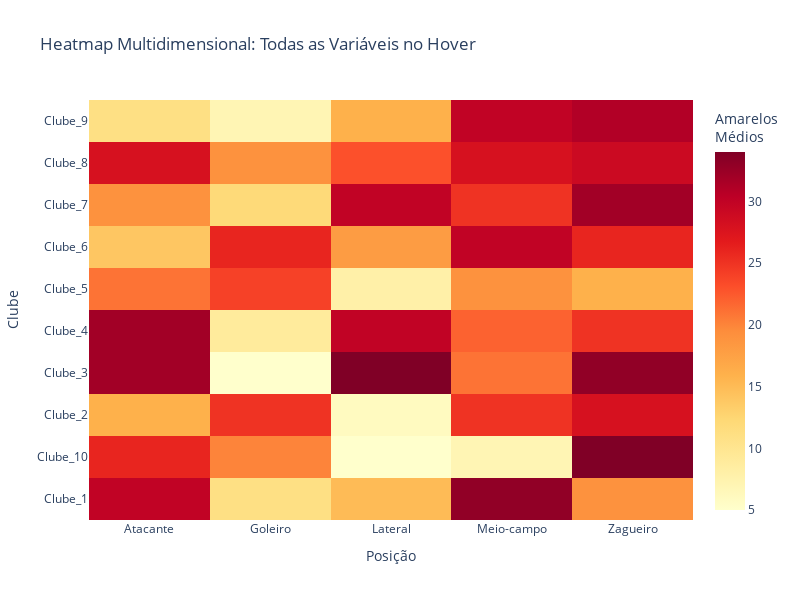

Notebook code cell kept with this figure:
### Code cell
import plotly.graph_objects as go
import pandas as pd
import numpy as np

# Dados agregados
np.random.seed(42)
clubes = [f'Clube_{i}' for i in range(1, 11)]
posicoes = ['Goleiro', 'Zagueiro', 'Meio-campo', 'Atacante', 'Lateral']

data = []
for clube in clubes:
    for posicao in posicoes:
        data.append({
            'Clube': clube,
            'Posicao': posicao,
            'Amarelos_Medio': np.random.randint(5, 35),
            'Vermelhos_Medio': np.random.randint(0, 8),
            'Minuto_Medio': np.random.randint(30, 70)
        })

df = pd.DataFrame(data)

# Criar texto para hover com todas as informações
df['hover_text'] = (
    'Clube: ' + df['Clube'] + '<br>' +
    'Posição: ' + df['Posicao'] + '<br>' +
    'Amarelos: ' + df['Amarelos_Medio'].astype(str) + '<br>' +
    'Vermelhos: ' + df['Vermelhos_Medio'].astype(str) + '<br>' +
    'Minuto Médio: ' + df['Minuto_Medio'].astype(str)
)

# Pivot para heatmap
pivot = df.pivot(index='Clube', columns='Posicao', values='Amarelos_Medio')
hover_pivot = df.pivot(index='Clube', columns='Posicao', values='hover_text')

fig = go.Figure(data=go.Heatmap(
    z=pivot.values,
    x=pivot.columns,
    y=pivot.index,
    colorscale='YlOrRd',
    text=hover_pivot.values,
    hovertemplate='%{text}<extra></extra>',
    colorbar=dict(title='Amarelos<br>Médios')
))

fig.update_layout(
    title='Heatmap Multidimensional: Todas as Variáveis no Hover',
    xaxis_title='Posição',
    yaxis_title='Clube',
    height=600,
    width=800
)

fig.show()

### Figure 1 — Plotly figure (JSON) as saved in the notebook; plotly's stock layout.template omitted (floating-point values rounded to 4 significant figures)
{"data": [{"colorbar": {"title": {"text": "Amarelos<br>Médios"}}, "colorscale": [[0, "rgb(255,255,204)"], [0.125, "rgb(255,237,160)"], [0.25, "rgb(254,217,118)"], [0.375, "rgb(254,178,76)"], [0.5, "rgb(253,141,60)"], [0.625, "rgb(252,78,42)"], [0.75, "rgb(227,26,28)"], [0.875, "rgb(189,0,38)"], [1, "rgb(128,0,38)"]], "hovertemplate": "%{text}<extra></extra>", "text": [["Clube: Clube_1<br>Posição: Atacante<br>Amarelos: 30<br>Vermelhos: 2<br>Minuto Médio: 52", "Clube: Clube_1<br>Posição: Goleiro<br>Amarelos: 11<br>Vermelhos: 3<br>Minuto Médio: 58", "Clube: Clube_1<br>Posição: Lateral<br>Amarelos: 15<br>Vermelhos: 2<br>Minuto Médio: 53", "Clube: Clube_1<br>Posição: Meio-campo<br>Amarelos: 33<br>Vermelhos: 4<br>Minuto Médio: 68", "Clube: Clube_1<br>Posição: Zagueiro<br>Amarelos: 19<br>Vermelhos: 2<br>Minuto Médio: 37"], ["Clube: Clube_10<br>Posição: Atacante<br>Amarelos: 26<br>Vermelhos: 2<br>Minuto Médio: 64", "Clube: Clube_10<br>Posição: Goleiro<br>Amarelos: 20<br>Vermelhos: 6<br>Minuto Médio: 52", "Clube: Clube_10<br>Posição: Lateral<br>Amarelos: 5<br>Vermelhos: 2<br>Minuto Médio: 66", "Clube: Clube_10<br>Posição: Meio-campo<br>Amarelos: 7<br>Vermelhos: 3<br>Minuto Médio: 69", "Clube: Clube_10<br>Posição: Zagueiro<br>Amarelos: 34<br>Vermelhos: 7<br>Minuto Médio: 66"], ["Clube: Clube_2<br>Posição: Atacante<br>Amarelos: 16<br>Vermelhos: 5<br>Minuto Médio: 67", "Clube: Clube_2<br>Posição: Goleiro<br>Amarelos: 25<br>Vermelhos: 3<br>Minuto Médio: 69", "Clube: Clube_2<br>Posição: Lateral<br>Amarelos: 6<br>Vermelhos: 7<br>Minuto Médio: 50", "Clube: Clube_2<br>Posição: Meio-campo<br>Amarelos: 25<br>Vermelhos: 1<br>Minuto Médio: 53", "Clube: Clube_2<br>Posição: Zagueiro<br>Amarelos: 28<br>Vermelhos: 2<br>Minuto Médio: 51"], ["Clube: Clube_3<br>Posição: Atacante<br>Amarelos: 32<br>Vermelhos: 7<br>Minuto Médio: 44", "Clube: Clube_3<br>Posição: Goleiro<br>Amarelos: 5<br>Vermelhos: 3<br>Minuto Médio: 51", "Clube: Clube_3<br>Posição: Lateral<br>Amarelos: 34<br>Vermelhos: 5<br>Minuto Médio: 32", "Clube: Clube_3<br>Posição: Meio-campo<br>Amarelos: 21<br>Vermelhos: 2<br>Minuto Médio: 57", "Clube: Clube_3<br>Posição: Zagueiro<br>Amarelos: 33<br>Vermelhos: 3<br>Minuto Médio: 54"], ["Clube: Clube_4<br>Posição: Atacante<br>Amarelos: 32<br>Vermelhos: 5<br>Minuto Médio: 38", "Clube: Clube_4<br>Posição: Goleiro<br>Amarelos: 9<br>Vermelhos: 2<br>Minuto Médio: 36", "Clube: Clube_4<br>Posição: Lateral<br>Amarelos: 30<br>Vermelhos: 4<br>Minuto Médio: 31", "Clube: Clube_4<br>Posição: Meio-campo<br>Amarelos: 22<br>Vermelhos: 3<br>Minuto Médio: 54", "Clube: Clube_4<br>Posição: Zagueiro<br>Amarelos: 25<br>Vermelhos: 0<br>Minuto Médio: 68"], ["Clube: Clube_5<br>Posição: Atacante<br>Amarelos: 21<br>Vermelhos: 3<br>Minuto Médio: 69", "Clube: Clube_5<br>Posição: Goleiro<br>Amarelos: 24<br>Vermelhos: 3<br>Minuto Médio: 36", "Clube: Clube_5<br>Posição: Lateral<br>Amarelos: 8<br>Vermelhos: 1<br>Minuto Médio: 35", "Clube: Clube_5<br>Posição: Meio-campo<br>Amarelos: 19<br>Vermelhos: 2<br>Minuto Médio: 43", "Clube: Clube_5<br>Posição: Zagueiro<br>Amarelos: 16<br>Vermelhos: 4<br>Minuto Médio: 37"], ["Clube: Clube_6<br>Posição: Atacante<br>Amarelos: 14<br>Vermelhos: 5<br>Minuto Médio: 65", "Clube: Clube_6<br>Posição: Goleiro<br>Amarelos: 26<br>Vermelhos: 1<br>Minuto Médio: 33", "Clube: Clube_6<br>Posição: Lateral<br>Amarelos: 18<br>Vermelhos: 6<br>Minuto Médio: 44", "Clube: Clube_6<br>Posição: Meio-campo<br>Amarelos: 30<br>Vermelhos: 3<br>Minuto Médio: 63", "Clube: Clube_6<br>Posição: Zagueiro<br>Amarelos: 26<br>Vermelhos: 4<br>Minuto Médio: 47"], ["Clube: Clube_7<br>Posição: Atacante<br>Amarelos: 19<br>Vermelhos: 4<br>Minuto Médio: 53", "Clube: Clube_7<br>Posição: Goleiro<br>Amarelos: 12<br>Vermelhos: 5<br>Minuto Médio: 52", "Clube: Clube_7<br>Posição: Lateral<br>Amarelos: 30<br>Vermelhos: 0<br>Minuto Médio: 58", "Clube: Clube_7<br>Posição: Meio-campo<br>Amarelos: 25<br>Vermelhos: 7<br>Minuto Médio: 47", "Clube: Clube_7<br>Posição: Zagueiro<br>Amarelos: 32<br>Vermelhos: 0<br>Minuto Médio: 69"], ["Clube: Clube_8<br>Posição: Atacante<br>Amarelos: 28<br>Vermelhos: 6<br>Minuto Médio: 40", "Clube: Clube_8<br>Posição: Goleiro<br>Amarelos: 19<br>Vermelhos: 4<br>Minuto Médio: 30", "Clube: Clube_8<br>Posição: Lateral<br>Amarelos: 23<br>Vermelhos: 0<br>Minuto Médio: 37", "Clube: Clube_8<br>Posição: Meio-campo<br>Amarelos: 28<br>Vermelhos: 0<br>Minuto Médio: 37", "Clube: Clube_8<br>Posição: Zagueiro<br>Amarelos: 29<br>Vermelhos: 6<br>Minuto Médio: 38"], ["Clube: Clube_9<br>Posição: Atacante<br>Amarelos: 11<br>Vermelhos: 0<br>Minuto Médio: 37", "Clube: Clube_9<br>Posição: Goleiro<br>Amarelos: 7<br>Vermelhos: 2<br>Minuto Médio: 62", "Clube: Clube_9<br>Posição: Lateral<br>Amarelos: 16<br>Vermelhos: 1<br>Minuto Médio: 62", "Clube: Clube_9<br>Posição: Meio-campo<br>Amarelos: 30<br>Vermelhos: 0<br>Minuto Médio: 57", "Clube: Clube_9<br>Posição: Zagueiro<br>Amarelos: 31<br>Vermelhos: 4<br>Minuto Médio: 68"]], "type": "heatmap", "x": ["Atacante", "Goleiro", "Lateral", "Meio-campo", "Zagueiro"], "y": ["Clube_1", "Clube_10", "Clube_2", "Clube_3", "Clube_4", "Clube_5", "Clube_6", "Clube_7", "Clube_8", "Clube_9"], "z": [[30, 11, 15, 33, 19], [26, 20, 5, 7, 34], [16, 25, 6, 25, 28], [32, 5, 34, 21, 33], [32, 9, 30, 22, 25], [21, 24, 8, 19, 16], [14, 26, 18, 30, 26], [19, 12, 30, 25, 32], [28, 19, 23, 28, 29], [11, 7, 16, 30, 31]]}], "layout": {"height": 600, "title": {"text": "Heatmap Multidimensional: Todas as Variáveis no Hover"}, "width": 800, "xaxis": {"title": {"text": "Posição"}}, "yaxis": {"title": {"text": "Clube"}}}}
